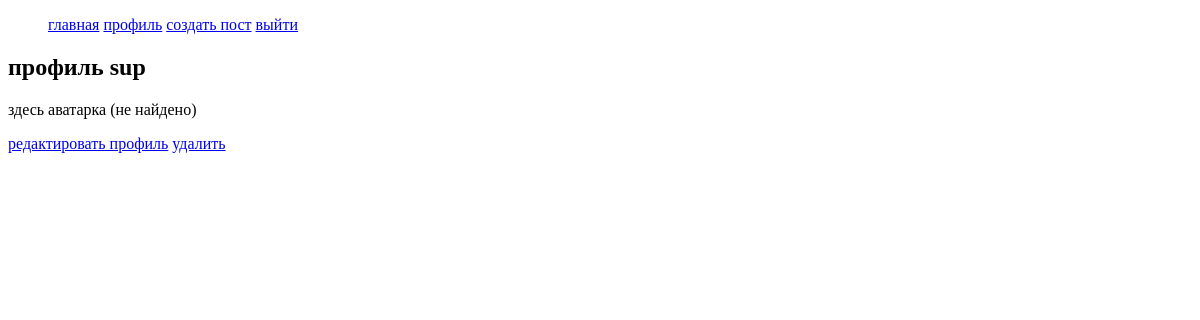
The app's page /main/account/profile/ (signed in), older data.
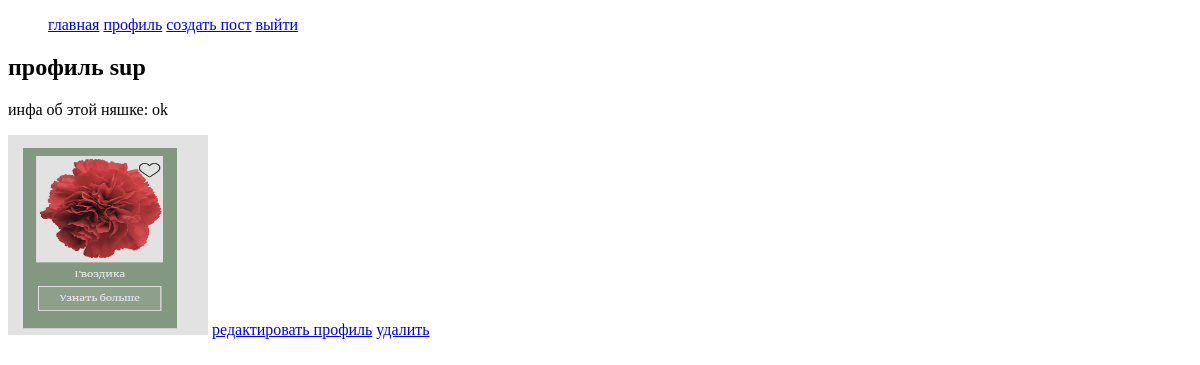
The same page, newer data.
### main/models.py (models this page shows)
class MyUser(AbstractUser):
    avatar = models.ImageField(upload_to='avatars', null=True, blank=True)
    bio = models.TextField()

### main/views.py (the view)
# urls.py: path('account/profile/', views.profile, name='profile'),
@login_required
def profile(request):
    return render(request, 'profile.html')

### main/templates/profile.html
{% extends "basic.html" %}
{% block content %}
<h2>профиль {{ user.username }}</h2>
{% if user.bio %}
<p>инфа об этой няшке: {{ user.bio }}</p>
{% endif %}
{% if user.avatar %}
<img src="{{ user.avatar.url }}" alt="аватарка" width="200" height="200">
{% else %}
<p>здесь аватарка (не найдено)</p>
{% endif %}
<a href="{% url 'main:edit-profile' %}">редактировать профиль</a>
<a href="{% url 'main:delete-profile' %}">удалить</a>
{% endblock %}

Row changes from the older to the newer data that the page shows:
changed MyUser "sup": bio (not shown) → "ok"; avatar: picture added
Text that changed along with them:
text no longer shown: "здесь аватарка (не найдено)"
text now shown: "инфа об этой няшке:"
